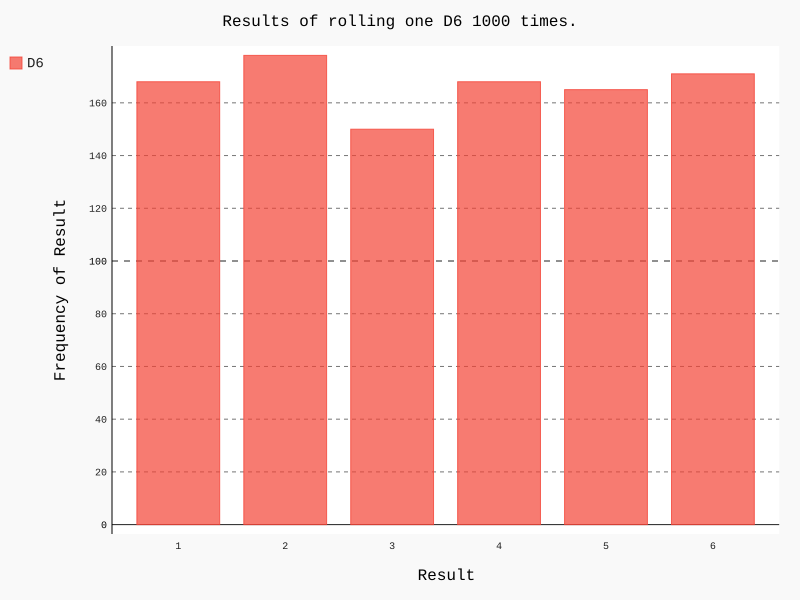

The Python source for this figure:
# -*- coding:utf-8 -*-

from die import Die
import pygal
#创建一个D6
die=Die()

#投掷几次骰子，并将结果存储在一个列表中
results =[]
for roll_num in range(1000):
    result=die.roll()
    results.append(result)

#分析结果，即各个点数出现的次数
frequencies=[]
for value in range(1,die.num_sides+1):
    frequency=results.count(value)
    frequencies.append(frequency)

#对结果进行可视化，做成直方图
hist=pygal.Bar()

hist.title="Results of rolling one D6 1000 times."
hist.x_labels=['1','2','3','4','5','6']
hist.x_title="Result"
hist.y_title="Frequency of Result"

hist.add('D6',frequencies)
hist.render_to_file('die_visual.svg')
